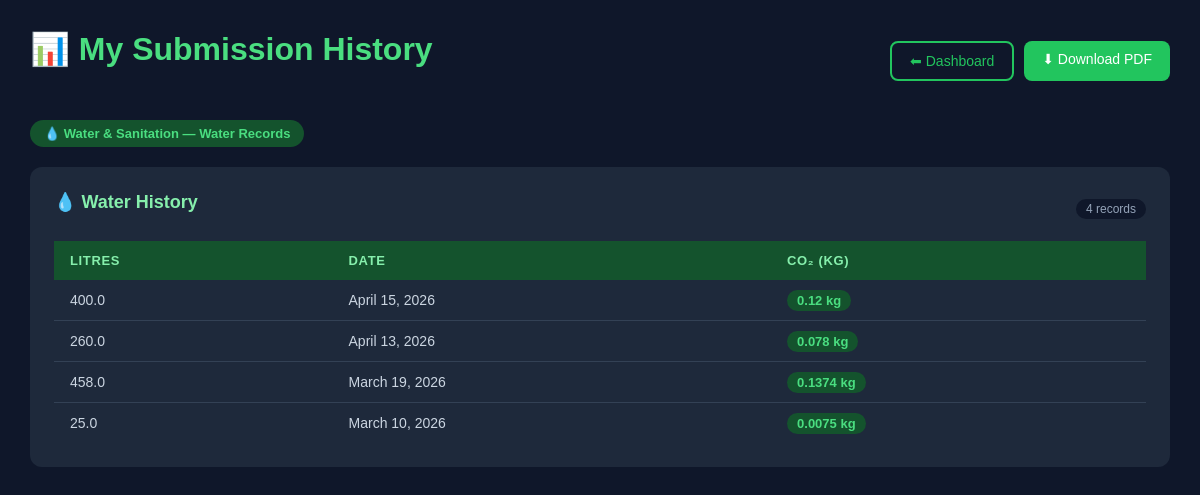
The app's page /data-history/ (signed in) with its own data.
### footprint/models.py (models this page shows, shortened)
class WaterUsage(models.Model):
    user = models.ForeignKey(User, on_delete=models.CASCADE)
    liters = models.FloatField()
    date = models.DateField()
    def co2_kg(self):
        return self.liters * 0.0003

### footprint/views.py (the view)
# urls.py: path('data-history/', views.data_history, name='data_history'),
@login_required
def data_history(request):
    user = request.user
    try:
        profile = user.userprofile
        department = profile.department
    except:
        if user.is_staff:
            department = 'kcic_admin'
        else:
            department = 'manager'
    transports = Transportation.objects.filter(user=user).order_by('-date')
    energies = EnergyUsage.objects.filter(user=user).order_by('-date')
    wastes = WasteData.objects.filter(user=user).order_by('-date')
    waters = WaterUsage.objects.filter(user=user).order_by('-date')
    context = {
        'transports': transports,
        'energies': energies,
        'wastes': wastes,
        'waters': waters,
        'department': department,
    }
    return render(request, 'footprint/data_history.html', context)

### footprint/templates/footprint/data_history.html (shortened to what this page needs)
<!DOCTYPE html>
<html>
<head>
</head>
<body>
<div class="topbar">
    <h1>📊 My Submission History</h1>
    <div style="display:flex; gap:10px; flex-wrap:wrap;">
        <a href="{% url 'dashboard' %}" class="btn-outline">⬅ Dashboard</a>
        <a href="{% url 'download_pdf' %}" class="btn">⬇ Download PDF</a>
    </div>
</div>
<div>
    {% if department == 'field_operations' %}
        <span class="dept-label">🚛 Field Operations — Transport Records</span>
    {% elif department == 'processing_plant' %}
        <span class="dept-label">🏭 Processing Plant — Energy Records</span>
    {% elif department == 'water_sanitation' %}
        <span class="dept-label">💧 Water & Sanitation — Water Records</span>
    {% elif department == 'waste_management' %}
        <span class="dept-label">♻️ Waste Management — Waste Records</span>
    {% else %}
        <span class="dept-label">👨‍💼 Manager / Admin — All Records</span>
    {% endif %}
</div>
{% if department == 'field_operations' %}
<div class="section">
    <div class="section-header">
        <h2>🚛 Transport History</h2>
        <span class="count-badge">{{ transports.count }} record{{ transports.count|pluralize }}</span>
    </div>
    <table>
        <tr>
            <th>Mode</th>
            <th>Distance (km)</th>
            <th>Date</th>
            <th>CO₂ (kg)</th>
        </tr>
        {% for t in transports %}
        <tr>
            <td>{{ t.mode }}</td>
            <td>{{ t.distance_km }}</td>
            <td>{{ t.date }}</td>
            <td><span class="co2-pill">{{ t.co2_kg }} kg</span></td>
        </tr>
        {% empty %}
        <tr class="empty-row"><td colspan="4">No transport records yet.</td></tr>
        {% endfor %}
    </table>
</div>
{% elif department == 'water_sanitation' %}
<div class="section">
    <div class="section-header">
        <h2>💧 Water History</h2>
        <span class="count-badge">{{ waters.count }} record{{ waters.count|pluralize }}</span>
    </div>
    <table>
        <tr>
            <th>Litres</th>
            <th>Date</th>
            <th>CO₂ (kg)</th>
        </tr>
        {% for w in waters %}
        <tr>
            <td>{{ w.liters }}</td>
            <td>{{ w.date }}</td>
            <td><span class="co2-pill">{{ w.co2_kg }} kg</span></td>
        </tr>
        {% empty %}
        <tr class="empty-row"><td colspan="3">No water records yet.</td></tr>
        {% endfor %}
    </table>
</div>
{% endif %}
</body>
</html>

### footprint/templates/footprint/data_history.html (style rules this page uses)
* { box-sizing: border-box; margin: 0; padding: 0; }
body { font-family: Arial, sans-serif; background: #0f172a; color: white; padding: 30px; }
h1 { color: #4ade80; margin-bottom: 24px; }
h2 { color: #86efac; margin-bottom: 14px; font-size: 18px; }
.topbar { display: flex; justify-content: space-between; align-items: center; margin-bottom: 28px; flex-wrap: wrap; gap: 12px; }
.btn { background: #22c55e; color: white; padding: 10px 18px; text-decoration: none; border-radius: 8px; display: inline-block; font-size: 14px; }
.btn-outline { background: transparent; border: 2px solid #22c55e; color: #22c55e; padding: 10px 18px; text-decoration: none; border-radius: 8px; display: inline-block; font-size: 14px; }
.section { background: #1e293b; padding: 24px; border-radius: 12px; margin-bottom: 28px; overflow-x: auto; }
table { width: 100%; border-collapse: collapse; min-width: 400px; }
th { background: #14532d; padding: 12px 16px; text-align: left; font-size: 13px; text-transform: uppercase; letter-spacing: 0.05em; color: #86efac; }
td { padding: 12px 16px; border-bottom: 1px solid #334155; font-size: 14px; color: #cbd5e1; }
tr:last-child td { border-bottom: none; }
.co2-pill { background: #14532d; color: #4ade80; padding: 3px 10px; border-radius: 20px; font-size: 13px; font-weight: bold; }
.section-header { display: flex; justify-content: space-between; align-items: center; margin-bottom: 14px; }
.count-badge { background: #0f172a; color: #94a3b8; font-size: 12px; padding: 3px 10px; border-radius: 20px; }
.dept-label { background: #14532d; color: #4ade80; padding: 6px 14px; border-radius: 20px; font-size: 13px; font-weight: bold; display: inline-block; margin-bottom: 20px; }

### records on screen
WaterUsage: liters "400.0", date "April 15, 2026", co2_kg "0.12"
WaterUsage: liters "260.0", date "April 13, 2026", co2_kg "0.078"
WaterUsage: liters "458.0", date "March 19, 2026", co2_kg "0.1374"
WaterUsage: liters "25.0", date "March 10, 2026", co2_kg "0.0075"

### other values on screen
{{ waters.count }} "4"
